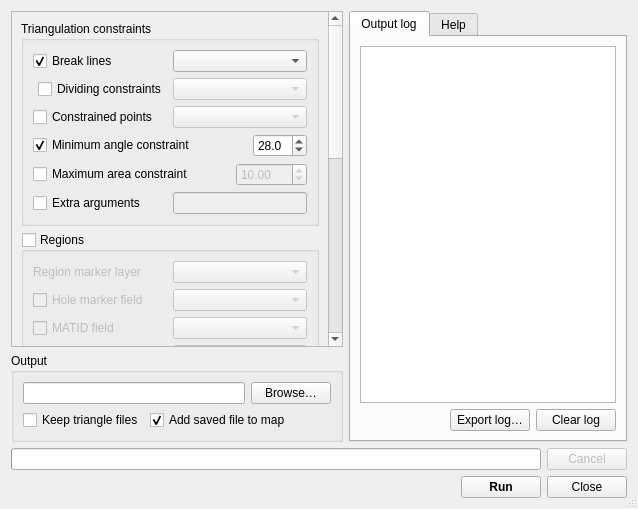
<?xml version="1.0" encoding="UTF-8"?>
<ui version="4.0">
 <class>dialog</class>
 <widget class="QDialog" name="dialog">
  <property name="windowTitle">
   <string>BASEmesh - Quality meshing</string>
  </property>
  <property name="windowIcon">
   <iconset resource="../../resources.qrc">
    <normaloff>:/plugins/basemesh/plugin/icons/qual_meshing.svg</normaloff>:/plugins/basemesh/plugin/icons/qual_meshing.svg</iconset>
  </property>
  <property name="sizeGripEnabled">
   <bool>true</bool>
  </property>
  <layout class="QVBoxLayout" name="dialogLayout">
   <item>
    <layout class="QHBoxLayout" name="splitPanelContainer" stretch="0,1">
     <item>
      <layout class="QVBoxLayout" name="leftPanel">
       <item>
        <widget class="QScrollArea" name="scrollArea">
         <property name="verticalScrollBarPolicy">
          <enum>Qt::ScrollBarAlwaysOn</enum>
         </property>
         <property name="horizontalScrollBarPolicy">
          <enum>Qt::ScrollBarAlwaysOff</enum>
         </property>
         <property name="widgetResizable">
          <bool>true</bool>
         </property>
         <widget class="QWidget" name="scrollAreaWidgetContents">
          <layout class="QVBoxLayout" name="verticalLayout">
           <item>
            <widget class="QGroupBox" name="constraintsGroup">
             <property name="title">
              <string>Triangulation constraints</string>
             </property>
             <layout class="QVBoxLayout" name="verticalLayout_6">
              <item>
               <layout class="QGridLayout" name="constraintsGrid" columnstretch="1,1">
                <item row="0" column="1">
                 <widget class="QComboBox" name="linesLayer"/>
                </item>
                <item row="3" column="0">
                 <widget class="QCheckBox" name="usePoints">
                  <property name="text">
                   <string>Constrained points</string>
                  </property>
                 </widget>
                </item>
                <item row="0" column="0">
                 <widget class="QCheckBox" name="useLines">
                  <property name="text">
                   <string>Break lines</string>
                  </property>
                  <property name="checked">
                   <bool>true</bool>
                  </property>
                 </widget>
                </item>
                <item row="3" column="1">
                 <widget class="QComboBox" name="pointsLayer">
                  <property name="enabled">
                   <bool>false</bool>
                  </property>
                 </widget>
                </item>
                <item row="1" column="0">
                 <layout class="QHBoxLayout" name="dividingGroup" stretch="1,4">
                  <item>
                   <spacer name="dividingSpacer">
                    <property name="orientation">
                     <enum>Qt::Horizontal</enum>
                    </property>
                    <property name="sizeHint" stdset="0">
                     <size>
                      <width>40</width>
                      <height>20</height>
                     </size>
                    </property>
                   </spacer>
                  </item>
                  <item>
                   <widget class="QCheckBox" name="useDivCons">
                    <property name="text">
                     <string>Dividing constraints</string>
                    </property>
                   </widget>
                  </item>
                 </layout>
                </item>
                <item row="1" column="1">
                 <widget class="QComboBox" name="divConsField">
                  <property name="enabled">
                   <bool>false</bool>
                  </property>
                 </widget>
                </item>
               </layout>
              </item>
              <item>
               <layout class="QHBoxLayout" name="angleRow" stretch="4,1">
                <item>
                 <widget class="QCheckBox" name="useGlobalMinAngle">
                  <property name="sizePolicy">
                   <sizepolicy hsizetype="Expanding" vsizetype="Fixed">
                    <horstretch>0</horstretch>
                    <verstretch>0</verstretch>
                   </sizepolicy>
                  </property>
                  <property name="text">
                   <string>Minimum angle constraint</string>
                  </property>
                  <property name="checked">
                   <bool>true</bool>
                  </property>
                 </widget>
                </item>
                <item>
                 <widget class="QDoubleSpinBox" name="globalMinAngle">
                  <property name="decimals">
                   <number>1</number>
                  </property>
                  <property name="minimum">
                   <double>0.000000000000000</double>
                  </property>
                  <property name="maximum">
                   <double>60.000000000000000</double>
                  </property>
                  <property name="value">
                   <double>28.000000000000000</double>
                  </property>
                 </widget>
                </item>
               </layout>
              </item>
              <item>
               <layout class="QHBoxLayout" name="areaRow" stretch="4,1">
                <item>
                 <widget class="QCheckBox" name="useGlobalMaxArea">
                  <property name="sizePolicy">
                   <sizepolicy hsizetype="Expanding" vsizetype="Fixed">
                    <horstretch>0</horstretch>
                    <verstretch>0</verstretch>
                   </sizepolicy>
                  </property>
                  <property name="text">
                   <string>Maximum area constraint</string>
                  </property>
                 </widget>
                </item>
                <item>
                 <widget class="QDoubleSpinBox" name="globalMaxArea">
                  <property name="enabled">
                   <bool>false</bool>
                  </property>
                  <property name="decimals">
                   <number>2</number>
                  </property>
                  <property name="maximum">
                   <double>9999.000000000000000</double>
                  </property>
                  <property name="value">
                   <double>10.000000000000000</double>
                  </property>
                 </widget>
                </item>
               </layout>
              </item>
              <item>
               <layout class="QHBoxLayout" name="customArgsRow" stretch="1,1">
                <item>
                 <widget class="QCheckBox" name="useCustomArgs">
                  <property name="text">
                   <string>Extra arguments</string>
                  </property>
                 </widget>
                </item>
                <item>
                 <widget class="QLineEdit" name="customArgs">
                  <property name="enabled">
                   <bool>false</bool>
                  </property>
                 </widget>
                </item>
               </layout>
              </item>
             </layout>
            </widget>
           </item>
           <item>
            <widget class="QGroupBox" name="regionsGroup">
             <property name="title">
              <string>Regions</string>
             </property>
             <property name="checkable">
              <bool>true</bool>
             </property>
             <property name="checked">
              <bool>false</bool>
             </property>
             <layout class="QVBoxLayout" name="verticalLayout_7">
              <item>
               <layout class="QGridLayout" name="regionsGrid">
                <item row="2" column="0">
                 <widget class="QCheckBox" name="useMatid">
                  <property name="text">
                   <string>MATID field</string>
                  </property>
                 </widget>
                </item>
                <item row="3" column="0">
                 <widget class="QCheckBox" name="useMaxArea">
                  <property name="text">
                   <string>Maximum area field</string>
                  </property>
                 </widget>
                </item>
                <item row="0" column="1">
                 <widget class="QComboBox" name="regionsLayer"/>
                </item>
                <item row="0" column="0">
                 <widget class="QLabel" name="regionLayerLabel">
                  <property name="text">
                   <string>Region marker layer</string>
                  </property>
                  <property name="buddy">
                   <cstring>regionsLayer</cstring>
                  </property>
                 </widget>
                </item>
                <item row="1" column="0">
                 <widget class="QCheckBox" name="useHole">
                  <property name="text">
                   <string>Hole marker field</string>
                  </property>
                 </widget>
                </item>
                <item row="1" column="1">
                 <widget class="QComboBox" name="holeField">
                  <property name="enabled">
                   <bool>false</bool>
                  </property>
                 </widget>
                </item>
                <item row="2" column="1">
                 <widget class="QComboBox" name="matidField">
                  <property name="enabled">
                   <bool>false</bool>
                  </property>
                 </widget>
                </item>
                <item row="3" column="1">
                 <widget class="QComboBox" name="maxAreaField">
                  <property name="enabled">
                   <bool>false</bool>
                  </property>
                 </widget>
                </item>
               </layout>
              </item>
             </layout>
            </widget>
           </item>
           <item>
            <widget class="QGroupBox" name="meshDomainGroup">
             <property name="title">
              <string notr="true">Mesh domain</string>
             </property>
             <layout class="QVBoxLayout" name="meshDomainGroupLayout">
              <item>
               <widget class="QRadioButton" name="keepConvexHull">
                <property name="enabled">
                 <bool>false</bool>
                </property>
                <property name="toolTip">
                 <string>&lt;html&gt;&lt;head/&gt;&lt;body&gt;&lt;p&gt;The convex hull is always generated as a by-product of the triangulation process. Selecting this option will keep the convex hull generated.&lt;/p&gt;&lt;p&gt;This is the recommended option if the elevation mesh will be the only elevation source, and allows triangulation of point-only data sets.&lt;/p&gt;&lt;/body&gt;&lt;/html&gt;</string>
                </property>
                <property name="text">
                 <string>Keep convex hull</string>
                </property>
                <property name="checked">
                 <bool>false</bool>
                </property>
               </widget>
              </item>
              <item>
               <widget class="QRadioButton" name="shrinkToSegments">
                <property name="toolTip">
                 <string>&lt;html&gt;&lt;head/&gt;&lt;body&gt;&lt;p&gt;After triangulation, any exterior mesh elements will be carved away until a break line is encountered.&lt;/p&gt;&lt;p&gt;&lt;span style=&quot; font-weight:600;&quot;&gt;Note:&lt;/span&gt; This can cause the entire generated mesh to be &amp;quot;eaten&amp;quot; if there are any gaps in the outside break lines.&lt;/p&gt;&lt;/body&gt;&lt;/html&gt;</string>
                </property>
                <property name="text">
                 <string>Shrink to segments</string>
                </property>
                <property name="checked">
                 <bool>true</bool>
                </property>
               </widget>
              </item>
              <item>
               <layout class="QHBoxLayout" name="customBoundaryRow" stretch="1,1">
                <item>
                 <widget class="QRadioButton" name="customBoundary">
                  <property name="enabled">
                   <bool>false</bool>
                  </property>
                  <property name="toolTip">
                   <string>&lt;html&gt;&lt;head/&gt;&lt;body&gt;&lt;p&gt;Use a custom 2D boundary polygon. The generated mesh will be trimmed or extended to fill the entire mesh boundary polygon.&lt;/p&gt;&lt;p&gt;&lt;span style=&quot; font-weight:600;&quot;&gt;Note:&lt;/span&gt; The input polygon may contain holes.&lt;/p&gt;&lt;/body&gt;&lt;/html&gt;</string>
                  </property>
                  <property name="text">
                   <string>Use custom boundary</string>
                  </property>
                 </widget>
                </item>
                <item>
                 <widget class="QComboBox" name="boundaryLayer">
                  <property name="enabled">
                   <bool>false</bool>
                  </property>
                 </widget>
                </item>
               </layout>
              </item>
             </layout>
            </widget>
           </item>
           <item>
            <widget class="QGroupBox" name="stringDefGroup">
             <property name="font">
              <font>
               <weight>50</weight>
               <bold>false</bold>
              </font>
             </property>
             <property name="title">
              <string>String definitions</string>
             </property>
             <property name="checkable">
              <bool>true</bool>
             </property>
             <property name="checked">
              <bool>false</bool>
             </property>
             <layout class="QVBoxLayout" name="verticalLayout_5">
              <item>
               <layout class="QGridLayout" name="stringDefGrid">
                <item row="0" column="0">
                 <widget class="QLabel" name="stringDefLayerLabel">
                  <property name="text">
                   <string>String definitions layer</string>
                  </property>
                  <property name="buddy">
                   <cstring>stringDefLayer</cstring>
                  </property>
                 </widget>
                </item>
                <item row="1" column="1">
                 <widget class="QComboBox" name="stringDefField"/>
                </item>
                <item row="0" column="1">
                 <widget class="QComboBox" name="stringDefLayer"/>
                </item>
                <item row="1" column="0">
                 <widget class="QLabel" name="stringDefFieldLabel">
                  <property name="text">
                   <string>String definitions ID field</string>
                  </property>
                  <property name="buddy">
                   <cstring>stringDefField</cstring>
                  </property>
                 </widget>
                </item>
               </layout>
              </item>
              <item>
               <widget class="QCheckBox" name="includeInMesh">
                <property name="text">
                 <string>Include in 2DM node strings (BASEMENT 3)</string>
                </property>
                <property name="checked">
                 <bool>true</bool>
                </property>
               </widget>
              </item>
              <item>
               <widget class="QCheckBox" name="writeToSidecar">
                <property name="text">
                 <string>Write to sidecar file (BASEMENT 2.8)</string>
                </property>
               </widget>
              </item>
              <item>
               <layout class="QHBoxLayout" name="stringDefFileRow">
                <item>
                 <widget class="QLineEdit" name="stringDefPath">
                  <property name="enabled">
                   <bool>false</bool>
                  </property>
                 </widget>
                </item>
                <item>
                 <widget class="QPushButton" name="stringDefBrowseBtn">
                  <property name="enabled">
                   <bool>false</bool>
                  </property>
                  <property name="text">
                   <string>Browse…</string>
                  </property>
                 </widget>
                </item>
               </layout>
              </item>
             </layout>
            </widget>
           </item>
           <item>
            <widget class="QGroupBox" name="settingsGroup">
             <property name="title">
              <string>Settings</string>
             </property>
             <layout class="QGridLayout" name="settingsGroupLayout" columnstretch="1,1">
              <item row="0" column="1">
               <widget class="QComboBox" name="logLevel">
                <item>
                 <property name="text">
                  <string>Basic statistics</string>
                 </property>
                </item>
                <item>
                 <property name="text">
                  <string>Detailed statistics</string>
                 </property>
                </item>
                <item>
                 <property name="text">
                  <string>Debug - Level 1</string>
                 </property>
                </item>
                <item>
                 <property name="text">
                  <string>Debug - Level 2</string>
                 </property>
                </item>
                <item>
                 <property name="text">
                  <string>Debug - Level 3</string>
                 </property>
                </item>
               </widget>
              </item>
              <item row="1" column="0">
               <widget class="QCheckBox" name="useSnapping">
                <property name="text">
                 <string>Snapping tolerance</string>
                </property>
                <property name="checked">
                 <bool>true</bool>
                </property>
               </widget>
              </item>
              <item row="0" column="0">
               <widget class="QLabel" name="logLevelLabel">
                <property name="text">
                 <string>Log level</string>
                </property>
                <property name="buddy">
                 <cstring>logLevel</cstring>
                </property>
               </widget>
              </item>
              <item row="1" column="1">
               <layout class="QHBoxLayout" name="snappingLayout">
                <item>
                 <spacer name="snappingSpacer">
                  <property name="orientation">
                   <enum>Qt::Horizontal</enum>
                  </property>
                  <property name="sizeHint" stdset="0">
                   <size>
                    <width>40</width>
                    <height>20</height>
                   </size>
                  </property>
                 </spacer>
                </item>
                <item>
                 <widget class="QSpinBox" name="snappingTolerance">
                  <property name="minimum">
                   <number>-10</number>
                  </property>
                  <property name="maximum">
                   <number>0</number>
                  </property>
                  <property name="value">
                   <number>-6</number>
                  </property>
                 </widget>
                </item>
               </layout>
              </item>
             </layout>
            </widget>
           </item>
           <item>
            <spacer name="verticalSpacer">
             <property name="orientation">
              <enum>Qt::Vertical</enum>
             </property>
             <property name="sizeHint" stdset="0">
              <size>
               <width>20</width>
               <height>40</height>
              </size>
             </property>
            </spacer>
           </item>
          </layout>
         </widget>
        </widget>
       </item>
       <item>
        <widget class="QGroupBox" name="outputGroup">
         <property name="minimumSize">
          <size>
           <width>320</width>
           <height>0</height>
          </size>
         </property>
         <property name="title">
          <string>Output</string>
         </property>
         <layout class="QVBoxLayout" name="verticalLayout_4">
          <item>
           <layout class="QHBoxLayout" name="fileRow">
            <item>
             <widget class="QLineEdit" name="filePath"/>
            </item>
            <item>
             <widget class="QPushButton" name="fileBrowseBtn">
              <property name="text">
               <string>Browse…</string>
              </property>
             </widget>
            </item>
           </layout>
          </item>
          <item>
           <layout class="QHBoxLayout" name="optionsRow">
            <item>
             <widget class="QCheckBox" name="keepTempFiles">
              <property name="text">
               <string>Keep triangle files</string>
              </property>
             </widget>
            </item>
            <item>
             <widget class="QCheckBox" name="addToMap">
              <property name="text">
               <string>Add saved file to map</string>
              </property>
              <property name="checked">
               <bool>true</bool>
              </property>
             </widget>
            </item>
            <item>
             <spacer name="optionsSpacer">
              <property name="orientation">
               <enum>Qt::Horizontal</enum>
              </property>
              <property name="sizeHint" stdset="0">
               <size>
                <width>40</width>
                <height>20</height>
               </size>
              </property>
             </spacer>
            </item>
           </layout>
          </item>
         </layout>
        </widget>
       </item>
      </layout>
     </item>
     <item>
      <widget class="QTabWidget" name="tabWidget">
       <widget class="QWidget" name="logTab">
        <attribute name="title">
         <string>Output log</string>
        </attribute>
        <layout class="QVBoxLayout" name="logTabLayout">
         <item>
          <widget class="QPlainTextEdit" name="log">
           <property name="readOnly">
            <bool>true</bool>
           </property>
          </widget>
         </item>
         <item>
          <layout class="QHBoxLayout" name="exportRow">
           <item>
            <spacer name="exportSpacer">
             <property name="orientation">
              <enum>Qt::Horizontal</enum>
             </property>
             <property name="sizeHint" stdset="0">
              <size>
               <width>40</width>
               <height>20</height>
              </size>
             </property>
            </spacer>
           </item>
           <item>
            <widget class="QPushButton" name="saveLogBtn">
             <property name="text">
              <string>Export log…</string>
             </property>
            </widget>
           </item>
           <item>
            <widget class="QPushButton" name="clearLogBtn">
             <property name="text">
              <string>Clear log</string>
             </property>
            </widget>
           </item>
          </layout>
         </item>
        </layout>
       </widget>
       <widget class="QWidget" name="helpTab">
        <attribute name="title">
         <string>Help</string>
        </attribute>
        <layout class="QVBoxLayout" name="helpTabLayout">
         <item>
          <widget class="QTextEdit" name="help">
           <property name="readOnly">
            <bool>true</bool>
           </property>
          </widget>
         </item>
        </layout>
       </widget>
      </widget>
     </item>
    </layout>
   </item>
   <item>
    <layout class="QVBoxLayout" name="bottomBar">
     <item>
      <layout class="QHBoxLayout" name="progressBarRow">
       <item>
        <widget class="QProgressBar" name="progressBar">
         <property name="alignment">
          <set>Qt::AlignCenter</set>
         </property>
        </widget>
       </item>
       <item>
        <widget class="QPushButton" name="cancelBtn">
         <property name="enabled">
          <bool>false</bool>
         </property>
         <property name="text">
          <string>Cancel</string>
         </property>
        </widget>
       </item>
      </layout>
     </item>
     <item>
      <layout class="QHBoxLayout" name="buttonRow">
       <item>
        <widget class="QLabel" name="status">
         <property name="sizePolicy">
          <sizepolicy hsizetype="Expanding" vsizetype="Preferred">
           <horstretch>0</horstretch>
           <verstretch>0</verstretch>
          </sizepolicy>
         </property>
         <property name="text">
          <string/>
         </property>
        </widget>
       </item>
       <item>
        <widget class="QPushButton" name="runBtn">
         <property name="font">
          <font>
           <weight>75</weight>
           <bold>true</bold>
          </font>
         </property>
         <property name="text">
          <string>Run</string>
         </property>
        </widget>
       </item>
       <item>
        <widget class="QPushButton" name="closeBtn">
         <property name="text">
          <string>Close</string>
         </property>
        </widget>
       </item>
      </layout>
     </item>
    </layout>
   </item>
  </layout>
 </widget>
 <tabstops>
  <tabstop>scrollArea</tabstop>
  <tabstop>useLines</tabstop>
  <tabstop>linesLayer</tabstop>
  <tabstop>useDivCons</tabstop>
  <tabstop>divConsField</tabstop>
  <tabstop>usePoints</tabstop>
  <tabstop>pointsLayer</tabstop>
  <tabstop>useGlobalMinAngle</tabstop>
  <tabstop>globalMinAngle</tabstop>
  <tabstop>useGlobalMaxArea</tabstop>
  <tabstop>globalMaxArea</tabstop>
  <tabstop>useCustomArgs</tabstop>
  <tabstop>customArgs</tabstop>
  <tabstop>regionsGroup</tabstop>
  <tabstop>regionsLayer</tabstop>
  <tabstop>useHole</tabstop>
  <tabstop>holeField</tabstop>
  <tabstop>useMatid</tabstop>
  <tabstop>matidField</tabstop>
  <tabstop>useMaxArea</tabstop>
  <tabstop>maxAreaField</tabstop>
  <tabstop>keepConvexHull</tabstop>
  <tabstop>shrinkToSegments</tabstop>
  <tabstop>customBoundary</tabstop>
  <tabstop>boundaryLayer</tabstop>
  <tabstop>stringDefGroup</tabstop>
  <tabstop>stringDefLayer</tabstop>
  <tabstop>stringDefField</tabstop>
  <tabstop>includeInMesh</tabstop>
  <tabstop>writeToSidecar</tabstop>
  <tabstop>stringDefPath</tabstop>
  <tabstop>stringDefBrowseBtn</tabstop>
  <tabstop>logLevel</tabstop>
  <tabstop>useSnapping</tabstop>
  <tabstop>snappingTolerance</tabstop>
  <tabstop>filePath</tabstop>
  <tabstop>fileBrowseBtn</tabstop>
  <tabstop>keepTempFiles</tabstop>
  <tabstop>addToMap</tabstop>
  <tabstop>tabWidget</tabstop>
  <tabstop>log</tabstop>
  <tabstop>saveLogBtn</tabstop>
  <tabstop>clearLogBtn</tabstop>
  <tabstop>cancelBtn</tabstop>
  <tabstop>runBtn</tabstop>
  <tabstop>closeBtn</tabstop>
  <tabstop>help</tabstop>
 </tabstops>
 <resources>
  <include location="../../resources.qrc"/>
 </resources>
 <connections>
  <connection>
   <sender>useLines</sender>
   <signal>toggled(bool)</signal>
   <receiver>linesLayer</receiver>
   <slot>setEnabled(bool)</slot>
   <hints>
    <hint type="sourcelabel">
     <x>151</x>
     <y>62</y>
    </hint>
    <hint type="destinationlabel">
     <x>292</x>
     <y>63</y>
    </hint>
   </hints>
  </connection>
  <connection>
   <sender>usePoints</sender>
   <signal>toggled(bool)</signal>
   <receiver>pointsLayer</receiver>
   <slot>setEnabled(bool)</slot>
   <hints>
    <hint type="sourcelabel">
     <x>159</x>
     <y>115</y>
    </hint>
    <hint type="destinationlabel">
     <x>292</x>
     <y>116</y>
    </hint>
   </hints>
  </connection>
  <connection>
   <sender>useGlobalMinAngle</sender>
   <signal>toggled(bool)</signal>
   <receiver>globalMinAngle</receiver>
   <slot>setEnabled(bool)</slot>
   <hints>
    <hint type="sourcelabel">
     <x>235</x>
     <y>142</y>
    </hint>
    <hint type="destinationlabel">
     <x>292</x>
     <y>143</y>
    </hint>
   </hints>
  </connection>
  <connection>
   <sender>useGlobalMaxArea</sender>
   <signal>toggled(bool)</signal>
   <receiver>globalMaxArea</receiver>
   <slot>setEnabled(bool)</slot>
   <hints>
    <hint type="sourcelabel">
     <x>221</x>
     <y>169</y>
    </hint>
    <hint type="destinationlabel">
     <x>292</x>
     <y>170</y>
    </hint>
   </hints>
  </connection>
  <connection>
   <sender>useHole</sender>
   <signal>toggled(bool)</signal>
   <receiver>holeField</receiver>
   <slot>setEnabled(bool)</slot>
   <hints>
    <hint type="sourcelabel">
     <x>159</x>
     <y>281</y>
    </hint>
    <hint type="destinationlabel">
     <x>292</x>
     <y>282</y>
    </hint>
   </hints>
  </connection>
  <connection>
   <sender>useMatid</sender>
   <signal>toggled(bool)</signal>
   <receiver>matidField</receiver>
   <slot>setEnabled(bool)</slot>
   <hints>
    <hint type="sourcelabel">
     <x>159</x>
     <y>306</y>
    </hint>
    <hint type="destinationlabel">
     <x>292</x>
     <y>307</y>
    </hint>
   </hints>
  </connection>
  <connection>
   <sender>useMaxArea</sender>
   <signal>toggled(bool)</signal>
   <receiver>maxAreaField</receiver>
   <slot>setEnabled(bool)</slot>
   <hints>
    <hint type="sourcelabel">
     <x>159</x>
     <y>331</y>
    </hint>
    <hint type="destinationlabel">
     <x>292</x>
     <y>332</y>
    </hint>
   </hints>
  </connection>
  <connection>
   <sender>useSnapping</sender>
   <signal>toggled(bool)</signal>
   <receiver>snappingTolerance</receiver>
   <slot>setEnabled(bool)</slot>
   <hints>
    <hint type="sourcelabel">
     <x>146</x>
     <y>689</y>
    </hint>
    <hint type="destinationlabel">
     <x>292</x>
     <y>689</y>
    </hint>
   </hints>
  </connection>
  <connection>
   <sender>clearLogBtn</sender>
   <signal>clicked()</signal>
   <receiver>log</receiver>
   <slot>clear()</slot>
   <hints>
    <hint type="sourcelabel">
     <x>710</x>
     <y>711</y>
    </hint>
    <hint type="destinationlabel">
     <x>518</x>
     <y>601</y>
    </hint>
   </hints>
  </connection>
  <connection>
   <sender>closeBtn</sender>
   <signal>clicked()</signal>
   <receiver>dialog</receiver>
   <slot>close()</slot>
   <hints>
    <hint type="sourcelabel">
     <x>723</x>
     <y>788</y>
    </hint>
    <hint type="destinationlabel">
     <x>541</x>
     <y>797</y>
    </hint>
   </hints>
  </connection>
  <connection>
   <sender>runBtn</sender>
   <signal>clicked()</signal>
   <receiver>dialog</receiver>
   <slot>accept()</slot>
   <hints>
    <hint type="sourcelabel">
     <x>642</x>
     <y>788</y>
    </hint>
    <hint type="destinationlabel">
     <x>491</x>
     <y>799</y>
    </hint>
   </hints>
  </connection>
  <connection>
   <sender>useCustomArgs</sender>
   <signal>toggled(bool)</signal>
   <receiver>customArgs</receiver>
   <slot>setEnabled(bool)</slot>
   <hints>
    <hint type="sourcelabel">
     <x>159</x>
     <y>196</y>
    </hint>
    <hint type="destinationlabel">
     <x>292</x>
     <y>197</y>
    </hint>
   </hints>
  </connection>
  <connection>
   <sender>customBoundary</sender>
   <signal>toggled(bool)</signal>
   <receiver>boundaryLayer</receiver>
   <slot>setEnabled(bool)</slot>
   <hints>
    <hint type="sourcelabel">
     <x>160</x>
     <y>439</y>
    </hint>
    <hint type="destinationlabel">
     <x>292</x>
     <y>440</y>
    </hint>
   </hints>
  </connection>
  <connection>
   <sender>useDivCons</sender>
   <signal>toggled(bool)</signal>
   <receiver>divConsField</receiver>
   <slot>setEnabled(bool)</slot>
   <hints>
    <hint type="sourcelabel">
     <x>158</x>
     <y>89</y>
    </hint>
    <hint type="destinationlabel">
     <x>292</x>
     <y>89</y>
    </hint>
   </hints>
  </connection>
  <connection>
   <sender>writeToSidecar</sender>
   <signal>toggled(bool)</signal>
   <receiver>stringDefPath</receiver>
   <slot>setEnabled(bool)</slot>
   <hints>
    <hint type="sourcelabel">
     <x>111</x>
     <y>574</y>
    </hint>
    <hint type="destinationlabel">
     <x>115</x>
     <y>602</y>
    </hint>
   </hints>
  </connection>
  <connection>
   <sender>writeToSidecar</sender>
   <signal>toggled(bool)</signal>
   <receiver>stringDefBrowseBtn</receiver>
   <slot>setEnabled(bool)</slot>
   <hints>
    <hint type="sourcelabel">
     <x>140</x>
     <y>574</y>
    </hint>
    <hint type="destinationlabel">
     <x>292</x>
     <y>604</y>
    </hint>
   </hints>
  </connection>
 </connections>
</ui>
